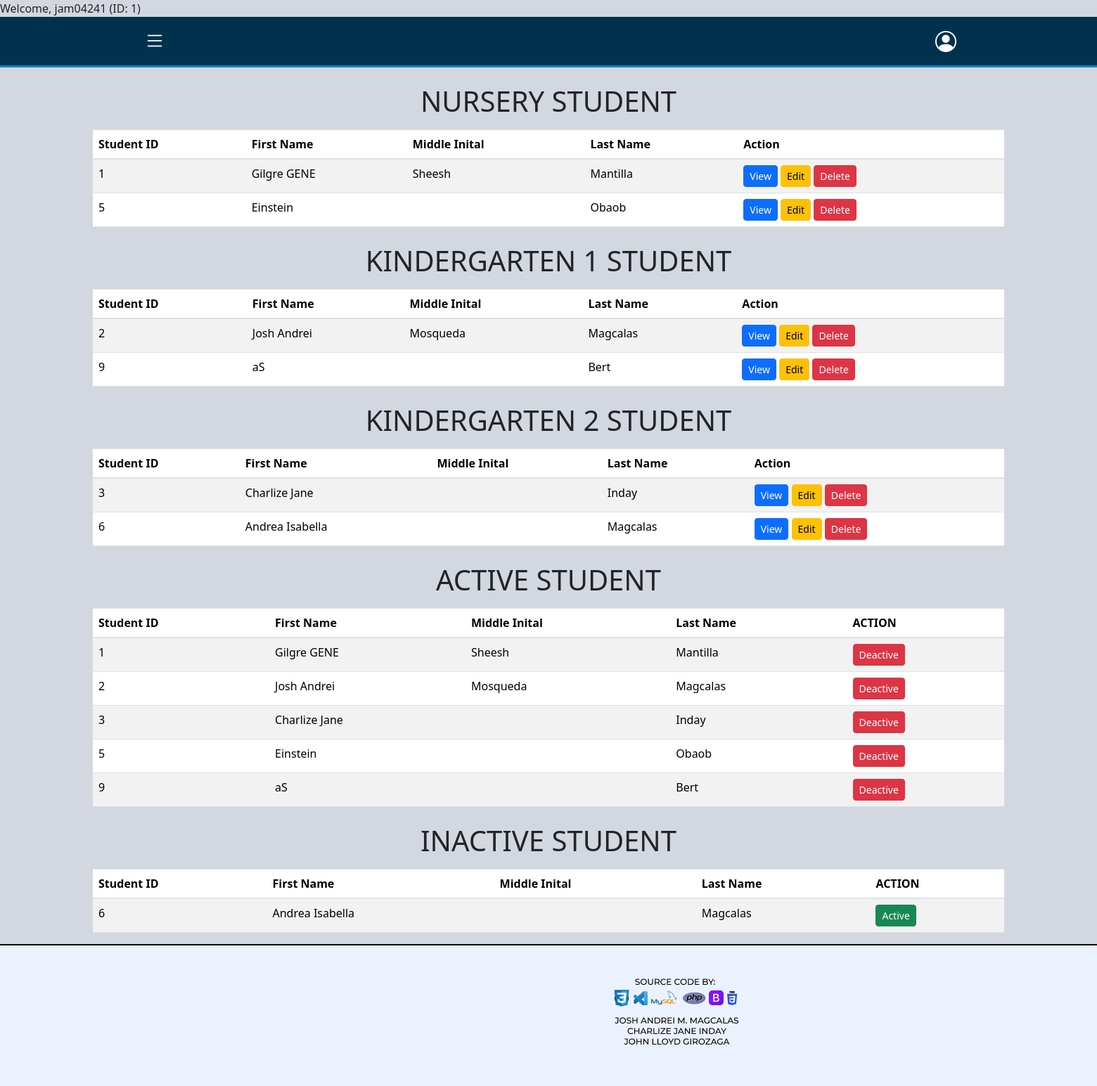
The app's page /website/student-listing.php (signed in) with its own data.
### tables this page shows
CREATE TABLE `tbl_student_info` (
  `student_id` int(11) NOT NULL,
  `enroll_category` enum('Nursery','Kindergarten_1','Kindergarten_2') DEFAULT NULL,
  `schoolyear` varchar(10) DEFAULT NULL,
  `last_name` varchar(50) NOT NULL,
  `first_name` varchar(100) NOT NULL,
  `middle_name` varchar(50) DEFAULT NULL,
  `street` text NOT NULL,
  `city` varchar(50) DEFAULT NULL,
  `zip_code` int(4) NOT NULL,
  `birthdate` date NOT NULL,
  `sex` enum('Male','Female') NOT NULL,
  `parent1` varchar(50) DEFAULT NULL,
  `parent1_contact` int(12) DEFAULT NULL,
  `parent2` varchar(50) DEFAULT NULL,
  `parent2_contact` int(12) DEFAULT NULL,
  `emergency_fullname` varchar(50) NOT NULL,
  `emergency_relationship` enum('mother','father','guardian','others') NOT NULL,
  `emergency_address` text NOT NULL,
  `emergency_contact_no` int(12) NOT NULL,
  `created_by` int(11) DEFAULT NULL,
  `date_created` timestamp NOT NULL DEFAULT current_timestamp(),
  `updated_by` int(11) DEFAULT NULL,
  `date_updated` timestamp NOT NULL DEFAULT current_timestamp(),
  `isactive` tinyint(1) NOT NULL
);

### website/student-listing.php (the view, shortened to what this page needs)
<?php
include "../database/dbconnect.php";
try {
    $nursery_students = [];
    $kindergarten1_students = [];
    $kindergarten2_students = [];
    $active_students = [];
    $inactive_students = [];
    $queries = [
        "SELECT
            student_id,
            first_name,
            middle_name,
            last_name
	    FROM
		    tbl_student_info
	    WHERE
		    enroll_category ='Nursery';",
        "SELECT
            student_id,
            first_name,
            middle_name,
            last_name
        FROM
            tbl_student_info
        WHERE
            enroll_category ='Kindergarten_1';",
        "SELECT
            student_id,
            first_name,
            middle_name,
            last_name
        FROM
            tbl_student_info
        WHERE
            enroll_category ='Kindergarten_2';",
        "SELECT
            student_id,
            first_name,
            middle_name,
            last_name
        FROM
            tbl_student_info
        WHERE
            isactive = 1;",
        "SELECT
            student_id,
            first_name,
            middle_name,
            last_name
        FROM
            tbl_student_info
        WHERE
            isactive = 0;"
    ];
    foreach ($queries as $index => $query) {
        if ($conn->multi_query($query)) {
            do {
                if ($result = $conn->store_result()) {
                    while ($row = $result->fetch_assoc()) {
                        if ($index == 0) {
                            $nursery_students[] = $row;
                        } elseif ($index == 1) {
                            $kindergarten1_students[] = $row;
                        } elseif ($index == 2) {
                            $kindergarten2_students[] = $row;
                        } elseif ($index == 3) {
                            $active_students[] = $row;
                        } elseif ($index == 4) {
                            $inactive_students[] = $row;
                        }
                    }
                }
            } while ($conn->next_result());
        } else {
            throw new Exception("Query Failed: " . $conn->error);
        }
    }
} catch (Exception $e) {
    echo "Error: " . $e->getMessage();
}
?>
<!DOCTYPE html>
<html lang="en">
<head>
    <link rel="stylesheet" href="/bootstrap/css/bootstrap.css">
    <link rel="stylesheet" href="/DataTables/datatables.min.css">
    <link href="https://cdn.jsdelivr.net/npm/bootstrap@4.6.2/dist/css/bootstrap.min.css" rel="stylesheet">
    <link href="https://cdn.jsdelivr.net/npm/bootstrap@5.3.2/dist/css/bootstrap.min.css" rel="stylesheet">
    <link href="https://cdn.jsdelivr.net/npm/bootstrap-icons/font/bootstrap-icons.css" rel="stylesheet">
    <link rel="stylesheet" href="https://cdnjs.cloudflare.com/ajax/libs/font-awesome/6.7.2/css/all.min.css">
    <link rel="stylesheet" href="../DataTables/datatables.css">
    <link rel="stylesheet" href="https://cdn.datatables.net/1.13.6/css/jquery.dataTables.min.css">
</head>
<body>
    <?php include"../Layouts/navbar.php"?>
    <div class="container mt-4">
        <h1 class="text-center">NURSERY STUDENT</h1>
            <table id="nursery-list" class="table table-striped mt-3">
                <thead>
                    <tr>
                        <th>Student ID</th>
                        <th>First Name</th>
                        <th>Middle Inital</th>
                        <th>Last Name</th>
                        <th>Action</th>
                    </tr>
                </thead>
                <tbody>
                <?php if (!empty($nursery_students)): ?>
                    <?php foreach ($nursery_students as $row): ?>
                        <tr>
                        <td><?= htmlspecialchars($row['student_id']) ?></td>
                        <td><?= htmlspecialchars($row['first_name']) ?></td>
                        <td><?= htmlspecialchars($row['middle_name']) ?></td>
                        <td><?= htmlspecialchars($row['last_name']) ?></td>
                            <td>
                            <button type="button" class="btn btn-primary btn-sm view-student-btn" data-id="<?= htmlspecialchars($row['student_id']) ?>" data-toggle="modal" data-target="#student-view">
                                View
                            </button>
                            <a class="btn btn-warning btn-sm edit-btn" href="update-enrollment-form.php?student_id=<?= htmlspecialchars($row['student_id']); ?>">
                                    Edit
                                </a>
                                <form action="../database/db_delete_student.php" method="POST" onsubmit="return confirm('Are you sure you want to delete this student?');" class="d-inline">
                                    <button type="submit" class="btn btn-danger btn-sm" >Delete</button>
                                </form>
                            </td>
                        </tr>
                        <?php endforeach; ?>
                    <?php else: ?>
                        <tr>
                            <td colspan="7" class="text-center">No students available</td>
                        </tr>
                    <?php endif; ?>
                </tbody>
            </table>
    </div>
    <div class="container mt-4">
        <h1 class="text-center">KINDERGARTEN 1 STUDENT</h1>
            <table id="kindergarten1-list" class="table table-striped mt-3">
                <thead>
                    <tr>
                        <th>Student ID</th>
                        <th>First Name</th>
                        <th>Middle Inital</th>
                        <th>Last Name</th>
                        <th>Action</th>
                    </tr>
                </thead>
                <tbody>
                    <?php if (!empty($kindergarten1_students)): ?>
                        <?php foreach ($kindergarten1_students as $row): ?>
                        <tr>
                        <td><?= htmlspecialchars($row['student_id']) ?></td>
                        <td><?= htmlspecialchars($row['first_name']) ?></td>
                        <td><?= htmlspecialchars($row['middle_name']) ?></td>
                        <td><?= htmlspecialchars($row['last_name']) ?></td>
                            <td>
                            <button type="button" class="btn btn-primary btn-sm view-student-btn" data-id="<?= htmlspecialchars($row['student_id']) ?>" data-toggle="modal" data-target="#student-view">
                                View
                            </button>
                                <a class="btn btn-warning btn-sm edit-btn" href="update-enrollment-form.php?student_id=<?= htmlspecialchars($row['student_id']); ?>">
                                    Edit
                                </a>
                                <form action="../database/db_delete_student.php" method="POST" onsubmit="return confirm('Are you sure you want to delete this student?');" class="d-inline">
                                    <button type="submit" class="btn btn-danger btn-sm" >Delete</button>
                                </form>
                            </td>
                        </tr>
                            <?php endforeach; ?>
                        <?php else: ?>
                        <tr>
                            <td colspan="7" class="text-center">No students available</td>
                        </tr>
                    <?php endif; ?>
                </tbody>
            </table>
    </div>
        <div class="container mt-4">
        <h1 class="text-center">KINDERGARTEN 2 STUDENT</h1>
            <table id="kindergarten2-list" class="table table-striped mt-3">
                <thead>
                    <tr>
                        <th>Student ID</th>
                        <th>First Name</th>
                        <th>Middle Inital</th>
                        <th>Last Name</th>
                        <th>Action</th>
                    </tr>
                </thead>
                <tbody>
                <?php if (!empty($kindergarten2_students)): ?>
                    <?php foreach ($kindergarten2_students as $row): ?>
                        <tr>
                            <td><?= htmlspecialchars($row['student_id']) ?></td>
                            <td><?= htmlspecialchars($row['first_name']) ?></td>
                            <td><?= htmlspecialchars($row['middle_name']) ?></td>
                            <td><?= htmlspecialchars($row['last_name']) ?></td>
                            <td>
                            <button type="button" class="btn btn-primary btn-sm view-student-btn" data-id="<?= htmlspecialchars($row['student_id']) ?>" data-toggle="modal" data-target="#student-view">
                                View
                            </button>
                                <a class="btn btn-warning btn-sm edit-btn" href="update-enrollment-form.php?student_id=<?= htmlspecialchars($row['student_id']); ?>">
                                    Edit
                                </a>
                                <form action="../database/db_delete_student.php" method="POST" onsubmit="return confirm('Are you sure you want to delete this student?');" class="d-inline">
                                    <button type="submit" class="btn btn-danger btn-sm" >Delete</button>
                                </form>
                            </td>
                        </tr>
                        <?php endforeach; ?>
                        <?php else: ?>
                        <tr>
                            <td colspan="7" class="text-center">No students available</td>
                        </tr>
                    <?php endif; ?>
                </tbody>
            </table>
    </div>
        <div class="container mt-4">
        <h1 class="text-center">ACTIVE STUDENT</h1>
            <table id="nursery-list" class="table table-striped mt-3">
                <thead>
                    <tr>
                        <th>Student ID</th>
                        <th>First Name</th>
                        <th>Middle Inital</th>
                        <th>Last Name</th>
                        <th>ACTION</th>
                    </tr>
                </thead>
                <tbody>
                <?php if (!empty($active_students)): ?>
                    <?php foreach ($active_students as $row): ?>
                        <tr>
                            <td><?= htmlspecialchars($row['student_id']) ?></td>
                            <td><?= htmlspecialchars($row['first_name']) ?></td>
                            <td><?= htmlspecialchars($row['middle_name']) ?></td>
                            <td><?= htmlspecialchars($row['last_name']) ?></td>
                            <td>
                                <form action="../database/db_inactive_student.php" method="POST" onsubmit="return deactive('Are you sure you want to deactive this student?');" class="d-inline">
                                    <button type="submit" class="btn btn-danger btn-sm" > Deactive </button>
                                </form>
                            </td>
                        </tr>
                    <?php endforeach; ?>
                <?php else: ?>
                    <tr>
                        <td colspan="7" class="text-center">No students available</td>
                    </tr>
                <?php endif; ?>
                </tbody>
            </table>
    </div>
        <div class="container mt-4">
        <h1 class="text-center">INACTIVE STUDENT</h1>
            <table id="nursery-list" class="table table-striped mt-3">
                <thead>
                    <tr>
                        <th>Student ID</th>
                        <th>First Name</th>
                        <th>Middle Inital</th>
                        <th>Last Name</th>
                        <th>ACTION</th>
                    </tr>
                </thead>
                <tbody>
                <?php if (!empty($inactive_students)): ?>
                    <?php foreach ($inactive_students as $row): ?>
                        <tr>
                            <td><?= htmlspecialchars($row['student_id']) ?></td>
                            <td><?= htmlspecialchars($row['first_name']) ?></td>
                            <td><?= htmlspecialchars($row['middle_name']) ?></td>
                            <td><?= htmlspecialchars($row['last_name']) ?></td>
                            <td>
                                <form action="../database/db_active_student.php" method="POST" onsubmit="return active('Are you sure you want to active this student?');" class="d-inline">
                                    <button type="submit" class="btn btn-success btn-sm" > Active </button>
                                </form>
                            </td>
                        </tr>
                    <?php endforeach; ?>
                <?php else: ?>
                    <tr>
                        <td colspan="7" class="text-center">No students available</td>
                    </tr>
                <?php endif; ?>
                </tbody>
            </table>
    </div>
    <div class="footer">
        <img src="../images/FOOTER.png" alt="Footer" class="footer-img">
    </div>
</body>
</html>

### DataTables/datatables.css (style rules this page uses)
:root { --dt-row-selected: 13, 110, 253; --dt-row-selected-text: 255, 255, 255; --dt-row-selected-link: 9, 10, 11; --dt-row-stripe: 0, 0, 0; --dt-row-hover: 0, 0, 0; --dt-column-ordering: 0, 0, 0; --dt-html-background: white; }
:root { --dt-row-hover-alpha: 0.035; --dt-row-stripe-alpha: 0.023; --dt-column-ordering-alpha: 0.019; --dt-row-selected-stripe-alpha: 0.923; --dt-row-selected-column-ordering-alpha: 0.919; }

### Layouts/navbar.php (style rules this page uses)
body { background-color: #d3d7df; margin: 0; padding: 0; }

### records on screen
tbl_student_info: student_id "1", first_name "Gilgre GENE", middle_name "Sheesh", last_name "Mantilla"
tbl_student_info: student_id "5", first_name "Einstein", last_name "Obaob"
tbl_student_info: student_id "2", first_name "Josh Andrei", middle_name "Mosqueda", last_name "Magcalas"
tbl_student_info: student_id "9", first_name "aS", last_name "Bert"
tbl_student_info: student_id "3", first_name "Charlize Jane", last_name "Inday"
tbl_student_info: student_id "6", first_name "Andrea Isabella", last_name "Magcalas"

### other values on screen
$_SESSION["username"] "jam04241"
$_SESSION["employee_id"] "1"
